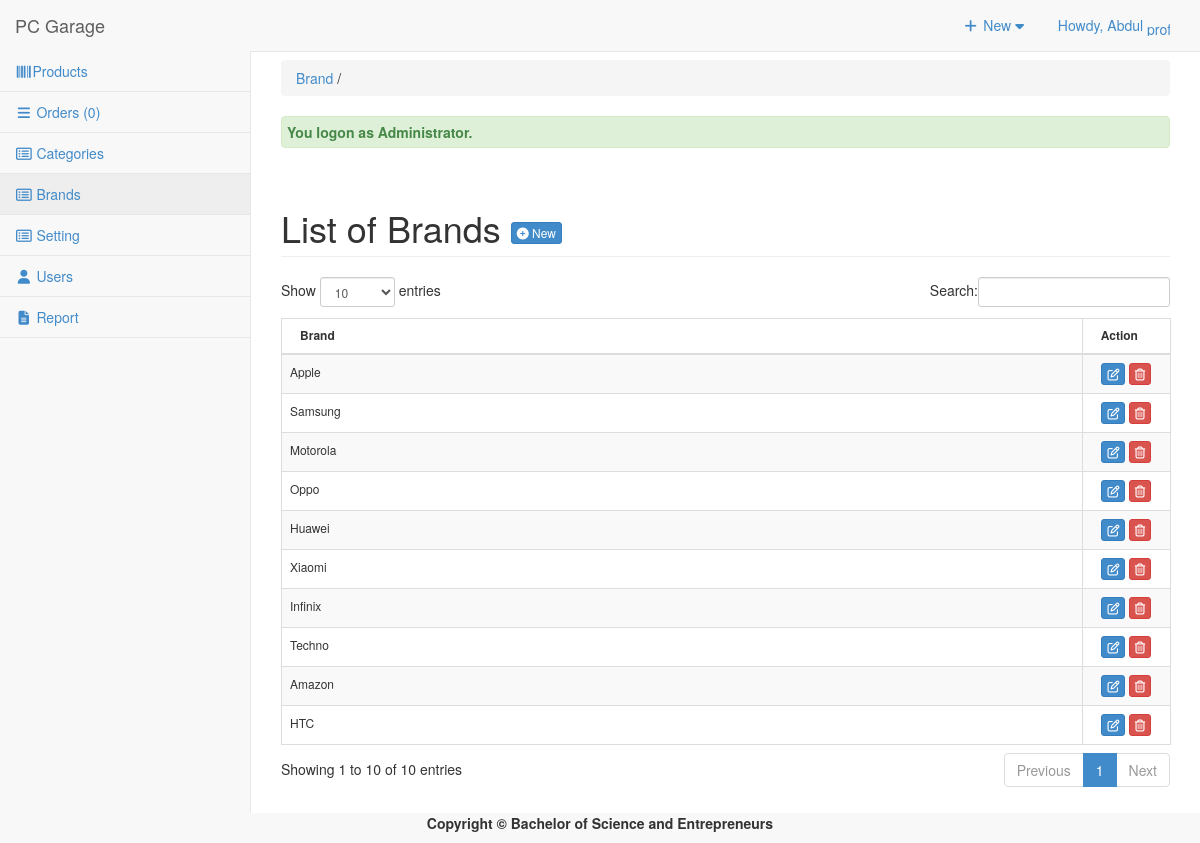
Screenshot of /admin/brands/index.php (signed in) with the database file from the repository.
### tables this page shows
CREATE TABLE `tblbrand` (
  `BRID` int(100) NOT NULL,
  `BRNAME` varchar(255) NOT NULL,
  `BRIMAGE` varchar(255) NOT NULL,
  `USERID` int(11) NOT NULL
);

### admin/brands/index.php (called while the page is built, shortened)
<?php
require_once ("../theme/templates.php");
?>

### include/database.php (called while the page is built, shortened)
<?php
class Database {
	var $sql_string = '';
	private $conn;
	public function open_connection() {
		$this->conn = mysqli_connect(server,user,pass);
		if(!$this->conn){
			echo "Problem in database connection! Contact administrator!";
			exit();
		}else{
			$db_select = mysqli_select_db($this->conn,database_name);
		}
	}
	function setQuery($sql='') {
		$this->sql_string=$sql;
	}
	function executeQuery() {
		$result = mysqli_query($this->conn,$this->sql_string);
		return $result;
	}
	private function confirm_query($result) {
		return $result;
	}
	function loadResultList( $key='' ) {
		$cur = $this->executeQuery();
		$array = array();
		while ($row = mysqli_fetch_object($cur)) {
			if ($key) {
				$array[$row->$key] = $row;
			} else {
				$array[] = $row;
			}
		}
		return $array;
	}
}
$mydb = new Database();
?>

### admin/brands/list.php (the view, shortened to what this page needs)
<div class="row">
      	 <div class="col-lg-12">
           <h1 class="page-header">List of Brands <a href="index.php?view=add" class="btn btn-primary btn-xs  ">  <i class="fa fa-plus-circle fw-fa"></i> New</a>  </h1>
      		</div>
  		 </div>
 		    <form action="controller.php?action=delete" Method="POST">
		     <div class="table-responsive">
			<table id="dash-table" class="table table-striped table-bordered table-hover"  style="font-size:12px" cellspacing="0">
			  <thead>
			  	<tr>
			  		<th>
			  		 Brand</th>
			  		 <th width="10%" align="center">Action</th>
			  	</tr>
			  </thead>
			  <tbody>
			  	<?php
			  		$mydb->setQuery("SELECT * FROM `tblbrand`");
			  		$cur = $mydb->loadResultList();
					foreach ($cur as $result) {
			  		echo '<tr>';
			  			echo '<td>' . $result->BRNAME.'</td>';
			  		echo '<td align="center"><a title="Edit" href="index.php?view=edit&id='.$result->BRID.'" class="btn btn-primary btn-xs  ">  <span class="fa fa-edit fw-fa"></a>
			  		     <a title="Delete" href="controller.php?action=delete&id='.$result->BRID.'" class="btn btn-danger btn-xs  ">  <span class="fa  fa-trash-o fw-fa "></a></td>';
			  		echo '</tr>';
			  	}
			  	?>
			  </tbody>
			</table>
			</form>

### admin/css/sb-admin-2.css (style rules this page uses)
body { background-color: #f8f8f8; }

### rows the page displays
tblbrand: BRNAME "Apple"
tblbrand: BRNAME "Samsung"
tblbrand: BRNAME "Motorola"
tblbrand: BRNAME "Oppo"
tblbrand: BRNAME "Huawei"
tblbrand: BRNAME "Xiaomi"
tblbrand: BRNAME "Infinix"
tblbrand: BRNAME "Techno"
tblbrand: BRNAME "Amazon"
tblbrand: BRNAME "HTC"

### other values shown
$_SESSION['U_NAME'] "Abdul"
$res "0"
$title "Brand"
$_SESSION['message'] "You logon as Administrator."
